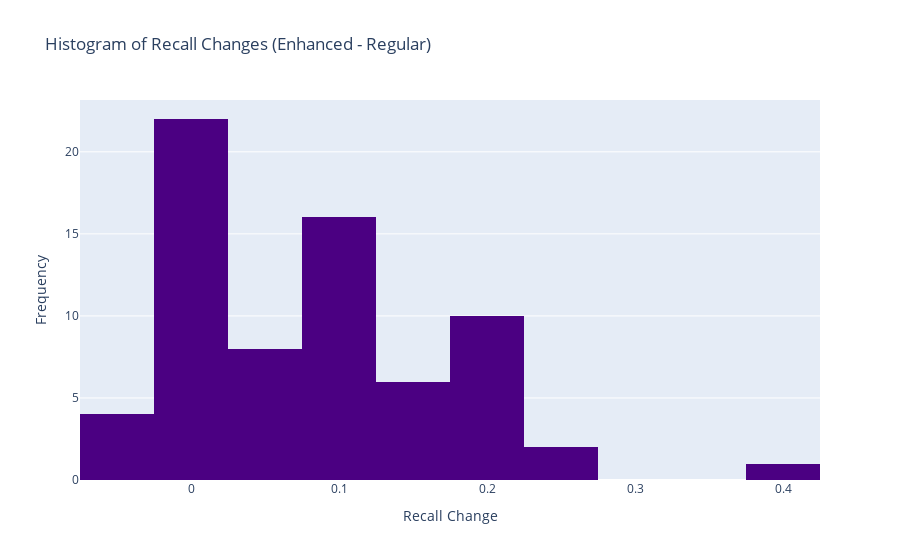

Notebook code for this chart:
### Code cell
import pandas as pd
import plotly.express as px

# Load data and calculate recall change
data = pd.read_csv('outputs/eval/combined_recalls.csv')
data['recall_change'] = data['mean_recall_enhanced'] - data['mean_recall_regular']

# Create histogram
fig = px.histogram(
    data,
    x='recall_change',
    nbins=20,
    title='Histogram of Recall Changes (Enhanced - Regular)',
    color_discrete_sequence=['indigo']
)

fig.update_layout(xaxis_title="Recall Change", yaxis_title="Frequency")
fig.show()

### Figure 1 — Plotly figure (JSON) as saved in the notebook; plotly's stock layout.template omitted (floating-point values rounded to 4 significant figures)
{"data": [{"alignmentgroup": "True", "bingroup": "x", "hovertemplate": "recall_change=%{x}<br>count=%{y}<extra></extra>", "legendgroup": "", "marker": {"color": "indigo", "pattern": {"shape": ""}}, "name": "", "nbinsx": 20, "offsetgroup": "", "orientation": "v", "showlegend": false, "type": "histogram", "x": [0.05, 0, 0, 0.16, 0, 0, 0, 0.12, 0.12, 0, 0.06, 0.17, 0.11, 0.2, 0.08, 0.08, 0.25, 0, 0.06, 0.08, 0.2, 0.08, -0.03, 0.17, 0.16, 0.24, 0.06, 0, 0.22, 0.08, 0.05, 0.08, 0.19, -0.02, 0, 0.08, 0.12, 0.2, 0.08, 0.02, 0.41, 0, 0, 0.12, 0.06, 0.04, 0.11, 0, 0.08, 0, 0, 0.2, 0, 0.22, 0.19, 0, -0.03, 0, 0.2, 0, 0.17, 0.06, 0, 0, -0.03, -0.03, 0.16, 0.08, 0.2], "xaxis": "x", "yaxis": "y"}], "layout": {"barmode": "relative", "legend": {"tracegroupgap": 0}, "title": {"text": "Histogram of Recall Changes (Enhanced - Regular)"}, "xaxis": {"anchor": "y", "domain": [0, 1], "title": {"text": "Recall Change"}}, "yaxis": {"anchor": "x", "domain": [0, 1], "title": {"text": "Frequency"}}}}
